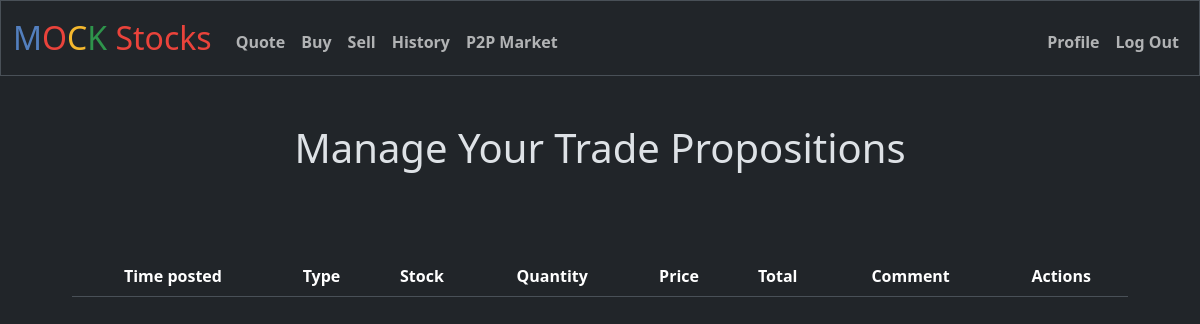
/managep2p (signed in), run on an earlier commit of the app's database.
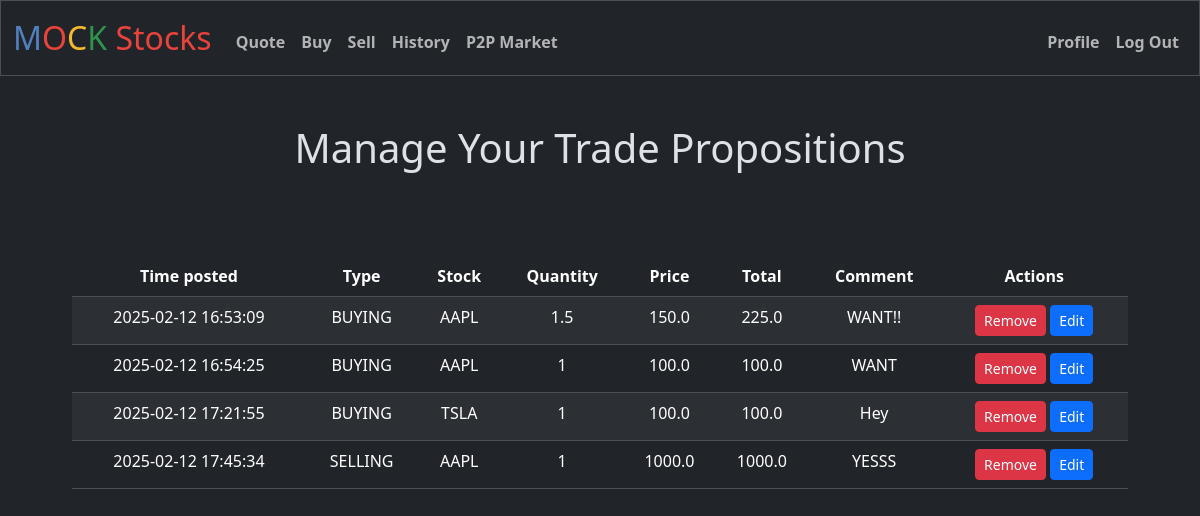
And on a later commit of the database.
### tables this page shows
CREATE TABLE p2p_market (
            p2p_id INTEGER PRIMARY KEY AUTOINCREMENT NOT NULL,
            time_posted DATETIME NOT NULL DEFAULT CURRENT_TIMESTAMP,
            stock_ticker TEXT NOT NULL,
            amount NUMERIC NOT NULL,
            price REAL NOT NULL,
            type TEXT NOT NULL,
            comment TEXT,
            user_id INTEGER NOT NULL,
            FOREIGN KEY (user_id) REFERENCES users(id)
        );

### app.py (the view, shortened to what this page needs)
@app.route("/managep2p", methods=["GET", "POST"])
@limiter.limit("60 per minute", methods=["POST"])
@login_required
def managep2p():
    user_id = session["user_id"]
    p2p_trades = execute_query("SELECT * FROM p2p_market WHERE user_id = ?", (user_id,))
    p2p_trades = [dict(p2p_trade) for p2p_trade in p2p_trades]
    for p2p_trade in p2p_trades:
        p2p_trade["time_posted"] = datetime.datetime.strptime(p2p_trade["time_posted"], "%Y-%m-%d %H:%M:%S.%f")
    return render_template("managep2p.html", p2p_trades=p2p_trades)

### app.py (called while the page is built)
@app.teardown_appcontext
def teardown_db(exception):
    close_db(exception)

@app.before_request
def manage_session():
    session.permanent = True
    if "device_id" not in session:
        session["device_id"] = request.cookies.get("device_id", str(uuid.uuid4()))
    if "user_id" in session:
        session.modified = True
    elif request.endpoint not in ["login", "register", "static"]:
        return redirect("/login")

@app.after_request
def after_request(response):
    response.headers["Cache-Control"] = "no-cache, no-store, must-revalidate"
    response.headers["Expires"] = 0
    response.headers["Pragma"] = "no-cache"
    return response

### database.py (called while the page is built)
def get_db_connection():
    if "db" not in g:
        g.db = sqlite3.connect(DATABASE)
        g.db.row_factory = sqlite3.Row  # Makes rows return as dictionaries
    return g.db

### helpers.py (called while the page is built)
def login_required(f):
    @wraps(f)
    def decorated_function(*args, **kwargs):
        if session.get("user_id") is None:
            return redirect("/login")
        return f(*args, **kwargs)
    return decorated_function

### templates/managep2p.html (shortened to what this page needs)
{% extends "layout.html" %}
{% block main %}
    <h1 style="padding-bottom: 30px;">Manage Your Trade Propositions</h1>
    <div class="container" style="padding:30px">
        <table class="table table-striped mt-3">
            <thead>
                <tr>
                    <th>Time posted</th>
                    <th>Type</th>
                    <th>Stock</th>
                    <th>Quantity</th>
                    <th>Price</th>
                    <th>Total</th>
                    <th>Comment</th>
                    <th>Actions</th>
                </tr>
            </thead>
            <tbody>
                {% for trade in p2p_trades %}
                <tr>
                    <td>{{ trade.time_posted.strftime('%Y-%m-%d %H:%M:%S') }}</td>
                    <td>{{ trade.type }}</td>
                    <td>{{ trade.stock_ticker }}</td>
                    <td>{{ trade.amount }}</td>
                    <td>{{ trade.price }}</td>
                    <td>{{ trade.amount * trade.price }}</td>
                    <td>{{ trade.comment }}</td>
                    <td>
                        <button class="btn btn-danger btn-sm"
                            onclick="removeTrade('{{ trade.p2p_id }}', '{{ trade.stock_ticker }}', '{{ trade.amount }}', '{{ trade.price }}')">
                            Remove
                        </button>
                        <button class="btn btn-primary btn-sm"
                            onclick="editTrade('{{ trade.p2p_id }}', '{{ trade.stock_ticker }}', '{{ trade.amount }}', '{{ trade.price }}', '{{ trade.comment }}')">
                            Edit
                        </button>
                    </td>
                </tr>
                {% endfor %}
            </tbody>
        </table>
    </div>
{% endblock %}

What changed in the data, as far as the page shows it:
added p2p_market: time_posted "2025-02-12 16:53:09", type "BUYING", stock_ticker "AAPL", amount "1.5", price "150.0", trade.amount*trade.price "225.0", comment "WANT!!"
added p2p_market: time_posted "2025-02-12 16:54:25", type "BUYING", stock_ticker "AAPL", amount "1", price "100.0", trade.amount*trade.price "100.0", comment "WANT"
added p2p_market: time_posted "2025-02-12 17:21:55", type "BUYING", stock_ticker "TSLA", amount "1", price "100.0", trade.amount*trade.price "100.0", comment "Hey"
added p2p_market: time_posted "2025-02-12 17:45:34", type "SELLING", stock_ticker "AAPL", amount "1", price "1000.0", trade.amount*trade.price "1000.0", comment "YESSS"
